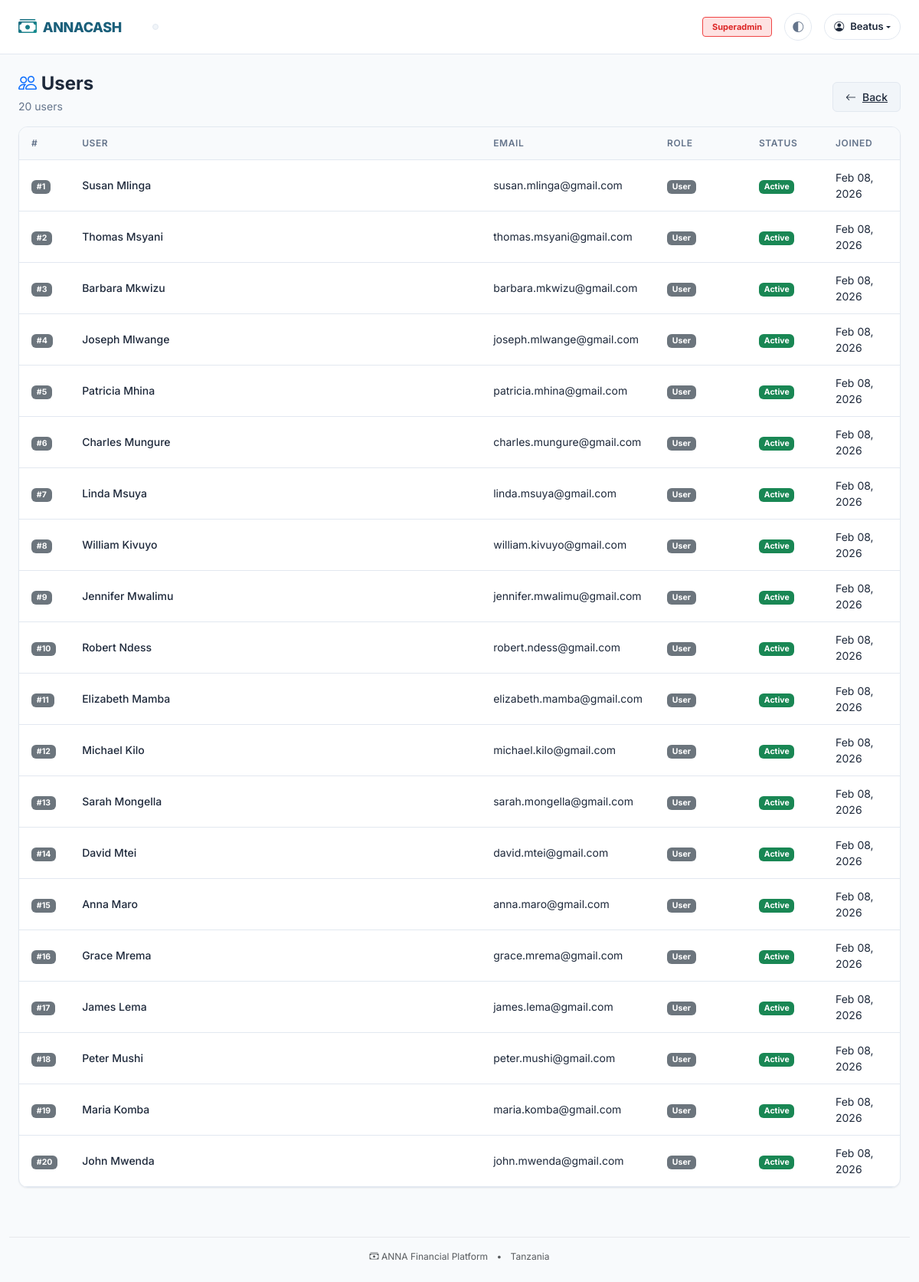
The app's page /accounts/users/ (signed in), older data.
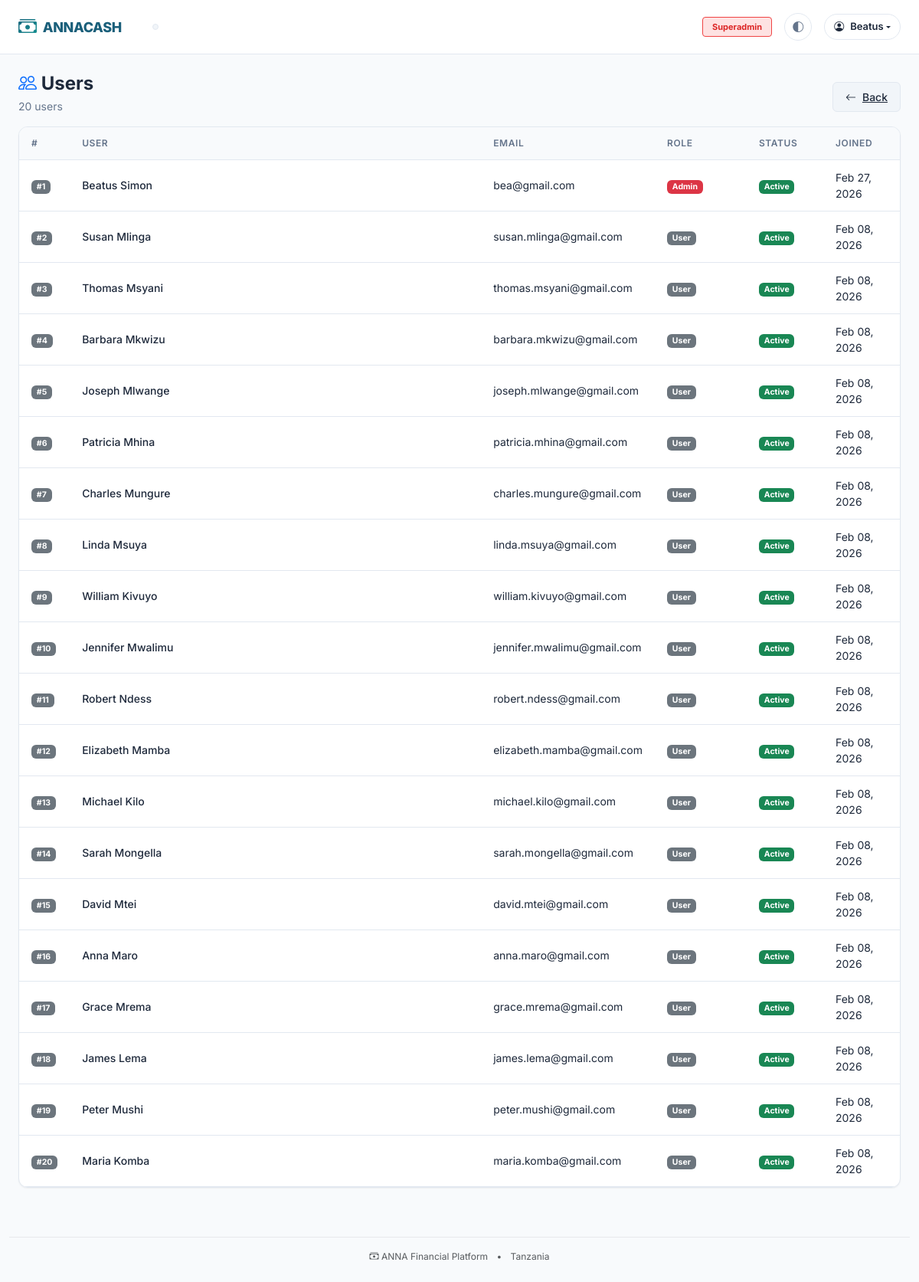
The same page, newer data.
### accounts/models.py (models this page shows, shortened)
class User(AbstractBaseUser, PermissionsMixin):
    email = models.EmailField(unique=True)
    phone_number = models.CharField(max_length=20, unique=True, blank=True, null=True)
    first_name = models.CharField(max_length=100)
    last_name = models.CharField(max_length=100)
    is_active = models.BooleanField(default=True)
    is_staff = models.BooleanField(default=False)
    is_superuser = models.BooleanField(default=False)
    date_joined = models.DateTimeField(default=timezone.now)
    last_login = models.DateTimeField(blank=True, null=True)
    profile_image = models.ImageField(upload_to="profiles/", blank=True, null=True)
    bio = models.TextField(blank=True)
    timezone = models.CharField(max_length=50, default="Africa/Nairobi")
    national_id = models.CharField(max_length=20, blank=True, null=True)
    region = models.CharField(max_length=100, blank=True)
    district = models.CharField(max_length=100, blank=True)
    objects = UserManager()
    USERNAME_FIELD = "email"
    REQUIRED_FIELDS = ["first_name", "last_name"]
    class Meta:
        verbose_name = "User"
        verbose_name_plural = "Users"
        ordering = ["-date_joined"]
    def get_full_name(self):
        return f"{self.first_name} {self.last_name}".strip()

### accounts/views.py (the view)
# urls.py: path("users/", views.UserListView.as_view(), name="user_list"),
class UserListView(LoginRequiredMixin, ListView):
    model = User
    template_name = "accounts/user_list.html"
    context_object_name = "users"
    paginate_by = 20
    def get_queryset(self):
        if self.request.user.is_superuser:
            return User.objects.all()
        return User.objects.filter(id=self.request.user.id)

### core/context_processors.py (called while the page is built, shortened)
def navigation_context(request):
    from core.models import WakalaRole, MchezoRole
    wakala_roles = WakalaRole.objects.filter(
        user=request.user, is_active=True
    ).select_related("wakala")
    wakalas = [role.wakala for role in wakala_roles]
    mchezo_roles = MchezoRole.objects.filter(
        user=request.user, is_active=True
    ).select_related("group")
    mchezo_groups = [role.group for role in mchezo_roles]
    return {
        "wakalas": wakalas,
        "mchezo_groups": mchezo_groups,
        "has_wakala_access": len(wakalas) > 0,
        "has_mchezo_access": len(mchezo_groups) > 0,
    }

### templates/accounts/user_list.html (shortened to what this page needs)
{% extends 'base.html' %}
{% block content %}
<div class="anna-page-header">
    <div class="d-flex justify-content-between align-items-start flex-wrap">
        <div class="me-3">
            <h4 class="anna-page-title">
                <i class="bi bi-people text-primary"></i> Users
            </h4>
            <p class="anna-page-subtitle">{{ users|length }} user{{ users|length|pluralize }}</p>
        </div>
        <div class="anna-page-actions">
            <a href="{% url 'dashboard:home' %}" class="anna-btn anna-btn-secondary">
                <i class="bi bi-arrow-left"></i> <span class="d-none d-sm-inline">Back</span>
            </a>
        </div>
    </div>
</div>
<div class="anna-card">
    <div class="anna-card-body p-0">
        {% if users %}
        <div class="table-responsive">
            <table class="anna-table mb-0">
                <thead>
                    <tr>
                        <th style="width: 50px;">#</th>
                        <th>User</th>
                        <th class="d-none d-md-table-cell" style="width: 200px;">Email</th>
                        <th style="width: 120px;">Role</th>
                        <th style="width: 100px;">Status</th>
                        <th style="width: 100px;">Joined</th>
                    </tr>
                </thead>
                <tbody>
                    {% for user in users %}
                    <tr>
                        <td>
                            <span class="badge bg-secondary">#{{ forloop.counter }}</span>
                        </td>
                        <td>
                            <div class="fw-medium">{{ user.get_full_name|default:user.email }}</div>
                        </td>
                        <td class="d-none d-md-table-cell">{{ user.email }}</td>
                        <td>
                            {% if user.is_superuser %}
                            <span class="badge bg-danger">Admin</span>
                            {% elif user.is_staff %}
                            <span class="badge bg-warning">Staff</span>
                            {% else %}
                            <span class="badge bg-secondary">User</span>
                            {% endif %}
                        </td>
                        <td>
                            {% if user.is_active %}
                            <span class="badge bg-success">Active</span>
                            {% else %}
                            <span class="badge bg-danger">Inactive</span>
                            {% endif %}
                        </td>
                        <td>{{ user.date_joined|date:"M d, Y" }}</td>
                    </tr>
                    {% endfor %}
                </tbody>
            </table>
        </div>
        {% else %}
        <div class="anna-empty-state">
            <i class="bi bi-people anna-empty-state-icon"></i>
            <h6 class="anna-empty-state-title">No Users Found</h6>
            <p class="anna-empty-state-message">There are no users to display.</p>
        </div>
        {% endif %}
    </div>
</div>
{% endblock %}

Row changes from the older to the newer data that the page shows:
no longer on this page (row edited): User: get_full_name "John Mwenda", email "john.mwenda@gmail.com", is_superuser "User", is_active "Active", date_joined "Feb 08, 2026"
added User: get_full_name "Beatus Simon", email "bea@gmail.com", is_superuser "Admin", is_active "Active", date_joined "Feb 27, 2026"
